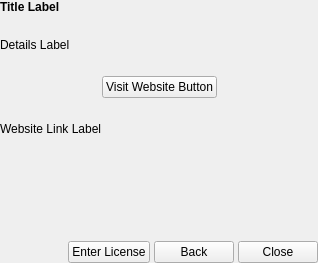
<?xml version="1.0" encoding="UTF-8"?>
<ui version="4.0">
 <class>WebpageRedirectView</class>
 <widget class="QWidget" name="WebpageRedirectView">
  <property name="geometry">
   <rect>
    <x>0</x>
    <y>0</y>
    <width>318</width>
    <height>263</height>
   </rect>
  </property>
  <property name="sizePolicy">
   <sizepolicy hsizetype="MinimumExpanding" vsizetype="MinimumExpanding">
    <horstretch>0</horstretch>
    <verstretch>0</verstretch>
   </sizepolicy>
  </property>
  <property name="windowTitle">
   <string>Form</string>
  </property>
  <layout class="QVBoxLayout" name="verticalLayout_2">
   <property name="spacing">
    <number>4</number>
   </property>
   <property name="margin">
    <number>0</number>
   </property>
   <item>
    <layout class="QVBoxLayout" name="verticalLayout">
     <property name="spacing">
      <number>24</number>
     </property>
     <item>
      <widget class="QLabel" name="lblTitle">
       <property name="styleSheet">
        <string notr="true">font-weight:bold;</string>
       </property>
       <property name="text">
        <string>Title Label</string>
       </property>
       <property name="wordWrap">
        <bool>true</bool>
       </property>
      </widget>
     </item>
     <item>
      <widget class="QLabel" name="lblDetails">
       <property name="text">
        <string>Details Label</string>
       </property>
       <property name="wordWrap">
        <bool>true</bool>
       </property>
      </widget>
     </item>
     <item>
      <layout class="QHBoxLayout" name="horizontalLayout">
       <item>
        <spacer name="horizontalSpacer_2">
         <property name="orientation">
          <enum>Qt::Horizontal</enum>
         </property>
         <property name="sizeHint" stdset="0">
          <size>
           <width>40</width>
           <height>20</height>
          </size>
         </property>
        </spacer>
       </item>
       <item>
        <widget class="QPushButton" name="btnOpenPage">
         <property name="text">
          <string>Visit Website Button</string>
         </property>
         <property name="icon">
          <iconset resource="../Resources.qrc">
           <normaloff>:/Resources/Web.png</normaloff>:/Resources/Web.png</iconset>
         </property>
        </widget>
       </item>
       <item>
        <spacer name="horizontalSpacer">
         <property name="orientation">
          <enum>Qt::Horizontal</enum>
         </property>
         <property name="sizeHint" stdset="0">
          <size>
           <width>40</width>
           <height>20</height>
          </size>
         </property>
        </spacer>
       </item>
      </layout>
     </item>
     <item>
      <widget class="QLabel" name="lblLink">
       <property name="text">
        <string>Website Link Label</string>
       </property>
       <property name="textFormat">
        <enum>Qt::AutoText</enum>
       </property>
       <property name="wordWrap">
        <bool>true</bool>
       </property>
       <property name="textInteractionFlags">
        <set>Qt::LinksAccessibleByMouse|Qt::TextSelectableByKeyboard|Qt::TextSelectableByMouse</set>
       </property>
      </widget>
     </item>
    </layout>
   </item>
   <item>
    <spacer name="verticalSpacer">
     <property name="orientation">
      <enum>Qt::Vertical</enum>
     </property>
     <property name="sizeHint" stdset="0">
      <size>
       <width>20</width>
       <height>91</height>
      </size>
     </property>
    </spacer>
   </item>
   <item>
    <layout class="QHBoxLayout" name="horizontalLayout_2">
     <item>
      <spacer name="horizontalSpacer_3">
       <property name="orientation">
        <enum>Qt::Horizontal</enum>
       </property>
       <property name="sizeHint" stdset="0">
        <size>
         <width>40</width>
         <height>20</height>
        </size>
       </property>
      </spacer>
     </item>
     <item>
      <widget class="QPushButton" name="btnEnterLicense">
       <property name="text">
        <string>Enter License</string>
       </property>
      </widget>
     </item>
     <item>
      <widget class="QPushButton" name="btnBack">
       <property name="text">
        <string>Back</string>
       </property>
      </widget>
     </item>
     <item>
      <widget class="QPushButton" name="btnClose">
       <property name="text">
        <string>Close</string>
       </property>
      </widget>
     </item>
    </layout>
   </item>
  </layout>
 </widget>
 <resources>
  <include location="../Resources.qrc"/>
 </resources>
 <connections/>
</ui>
